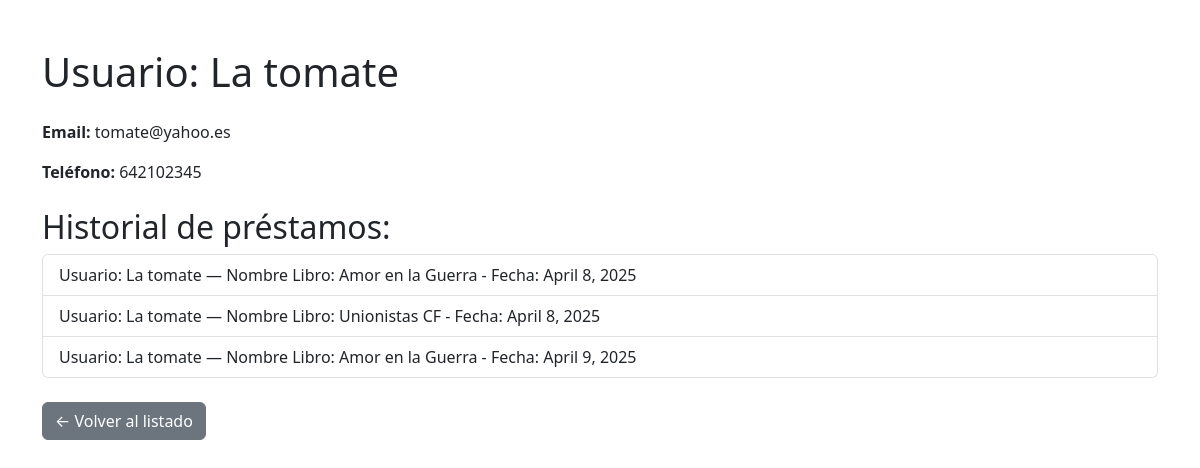
The page /usuarios/2/prestamos/ on the database its author committed.
### app/models.py (models this page shows, shortened)
class User(models.Model):
    nombre = models.CharField(max_length=30)
    email = models.EmailField(max_length=50)
    telefono = models.CharField(max_length=9)

class Loan(models.Model):
    usuario = models.ForeignKey(User, on_delete=models.CASCADE)
    libro = models.ForeignKey(Book, on_delete=models.CASCADE)
    fecha = models.DateField(auto_now_add=True)
    devuelto = models.BooleanField(default=False)

### app/views.py (the view)
# urls.py: path('usuarios/<int:usuario_id>/prestamos/', prestamos_usuario, name='prestamos_usuario'),
@csrf_exempt
def prestamos_usuario(request, usuario_id):
    if request.method == 'GET':
        try:
            usuario = User.objects.values("id","nombre", "email", "telefono").get(id=usuario_id)
            prestamos = list(Loan.objects.filter(usuario_id=usuario_id).values("id", "usuario__nombre", "libro__titulo", "fecha", "devuelto"))
            return render(request, 'detalle_usuario.html', {
            'usuario': usuario,
            'prestamos': prestamos
        })
        except User.DoesNotExist:
            return JsonResponse({"error": "Usuario no encontrado"}, status=404)

### app/templates/detalle_usuario.html (shortened to what this page needs)
<!DOCTYPE html>
<html lang="es">
<head>
  <link href="https://cdn.jsdelivr.net/npm/bootstrap@5.3.3/dist/css/bootstrap.min.css" rel="stylesheet">
</head>
<body class="container my-5">
  <h1 class="mb-4">Usuario: {{ usuario.nombre }}</h1>
  <p><strong>Email:</strong> {{ usuario.email }}</p>
  <p><strong>Teléfono:</strong> {{ usuario.telefono }}</p>
  <h2 class="mt-4">Historial de préstamos:</h2>
  {% if prestamos %}
    <ul class="list-group">
      {% for prestamo in prestamos %}
        <li class="list-group-item">
          Usuario: {{ prestamo.usuario__nombre }} — Nombre Libro: {{ prestamo.libro__titulo }} - Fecha: {{ prestamo.fecha }}
        </li>
      {% endfor %}
    </ul>
  {% else %}
    <p>No hay préstamos registrados para este usuario.</p>
  {% endif %}
  <div class="mt-4">
    <a href="{% url 'ver_bibliotecas' %}" class="btn btn-secondary">← Volver al listado</a>
  </div>
</body>
</html>

### rows shown on the page
User: nombre "La tomate", email "tomate@yahoo.es", telefono "642102345"
Loan: usuario__nombre "La tomate", libro__titulo "Amor en la Guerra", fecha "April 8, 2025"
Loan: usuario__nombre "La tomate", libro__titulo "Unionistas CF", fecha "April 8, 2025"
Loan: usuario__nombre "La tomate", libro__titulo "Amor en la Guerra", fecha "April 9, 2025"
